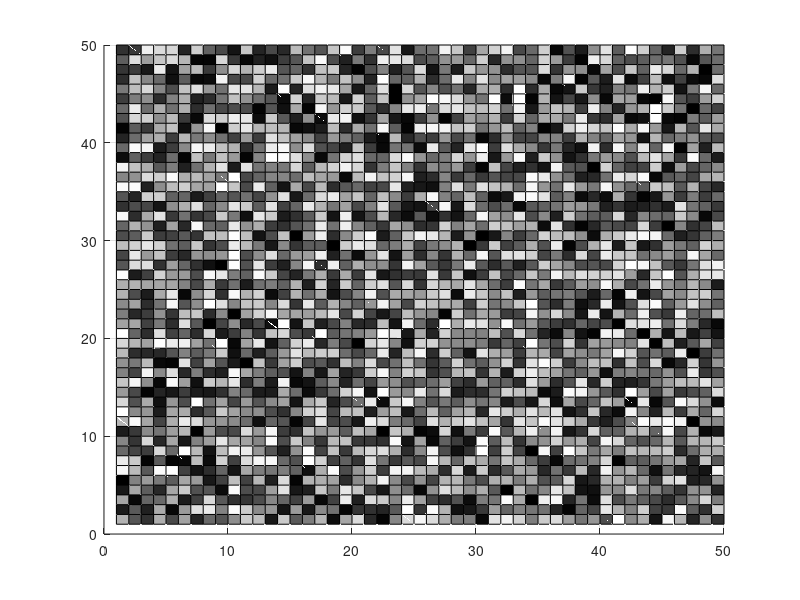
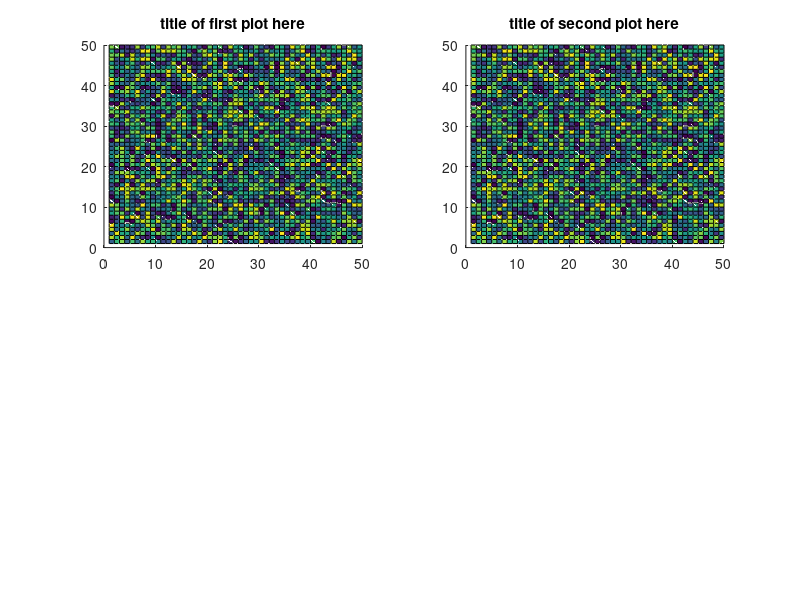

Write the MATLAB code that produced these figures, in order.
% creates a heatmap from rotating to one side of a 3-D plot

matrix = rand(50, 50); % generates 50x50 matrix of random numbers
surf(matrix);
view(0, 90);
colormap(flipud(gray)); % converts heatmap to grey scale

% plotting multiple plots onto one figure

figure
% parameters: x by y size, at position 1
subplot(2, 2, 1); 
surf(matrix);
view(0, 90);
title('title of first plot here');

subplot(2, 2, 2);
surf(matrix);
view(0, 90);
title('title of second plot here');